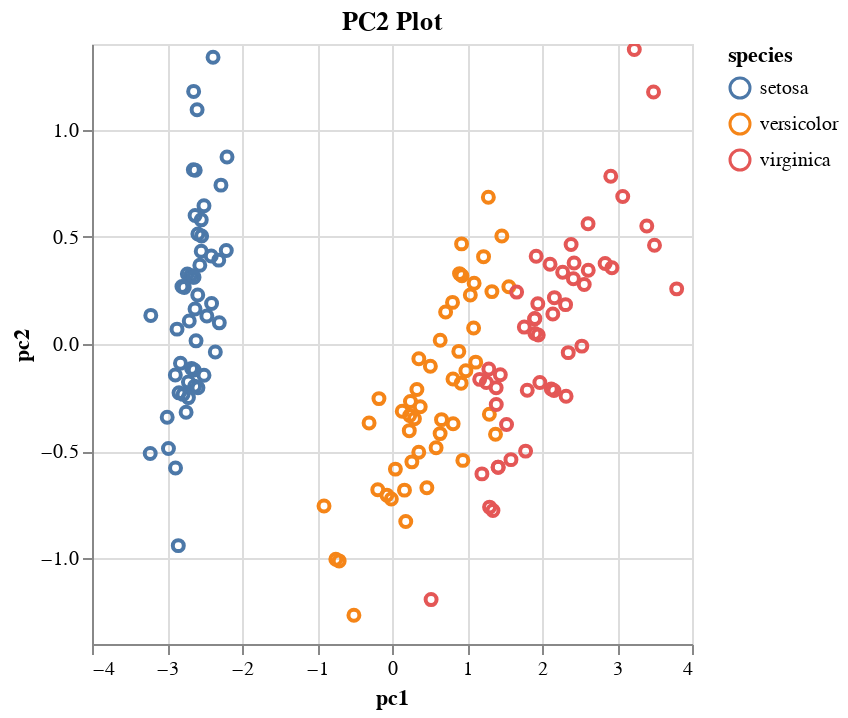

Notebook code for this chart:
### Code cell
dia = DIA(df)
dia.plot_pca(
    pl.all().exclude("species"), 
    by = "species",
    dim = 2
).interactive()

### Figure 1 — Vega specification as saved in the notebook (floating-point values rounded to 4 significant figures; data arrays with more than 128 entries replaced by an {"elided": "..."} marker saying what was removed)
{"$schema": "https://vega.github.io/schema/vega/v5.json", "data": [{"name": "param_3_store"}, {"name": "param_4_store"}, {"name": "source_0", "values": {"elided": "150 records"}}, {"name": "source_0_x_domain_pc1", "values": [{"min": -3.224, "max": 3.796}]}, {"name": "source_0_y_domain_pc2", "values": [{"min": -1.266, "max": 1.374}]}, {"name": "source_0_color_domain_species", "values": [{"species": "setosa"}, {"species": "versicolor"}, {"species": "virginica"}]}], "signals": [{"name": "unit", "value": {}, "on": [{"events": "pointermove", "update": "isTuple(group()) ? group() : unit"}]}, {"name": "param_3_species_legend", "value": null, "on": [{"events": [{"source": "view", "markname": "species_legend_symbols", "type": "click"}, {"source": "view", "markname": "species_legend_labels", "type": "click"}, {"source": "view", "markname": "species_legend_entries", "type": "click"}], "update": "isDefined(datum.value) ? datum.value : item().items[0].items[0].datum.value", "force": true}, {"events": [{"source": "view", "type": "click"}], "update": "!event.item || !datum ? null : param_3_species_legend", "force": true}]}, {"name": "param_3", "update": "vlSelectionResolve(\"param_3_store\", \"union\", true, true)"}, {"name": "param_4", "update": "vlSelectionResolve(\"param_4_store\", \"union\")"}, {"name": "param_3_tuple", "update": "param_3_species_legend !== null ? {fields: param_3_tuple_fields, values: [param_3_species_legend]} : null"}, {"name": "param_3_tuple_fields", "value": [{"type": "E", "field": "species"}]}, {"name": "param_3_toggle", "value": false, "on": [{"events": {"merge": [{"source": "view", "type": "click"}]}, "update": "event.shiftKey"}]}, {"name": "param_3_modify", "on": [{"events": {"signal": "param_3_tuple"}, "update": "modify(\"param_3_store\", param_3_toggle ? null : param_3_tuple, param_3_toggle ? null : true, param_3_toggle ? param_3_tuple : null)"}]}, {"name": "param_4_pc1", "on": [{"events": [{"source": "view", "type": "dblclick"}], "update": "null"}, {"events": {"signal": "param_4_translate_delta"}, "update": "panLinear(param_4_translate_anchor.extent_x, -param_4_translate_delta.x / width)"}, {"events": {"signal": "param_4_zoom_delta"}, "update": "zoomLinear(domain(\"x\"), param_4_zoom_anchor.x, param_4_zoom_delta)"}]}, {"name": "param_4_pc2", "on": [{"events": [{"source": "view", "type": "dblclick"}], "update": "null"}, {"events": {"signal": "param_4_translate_delta"}, "update": "panLinear(param_4_translate_anchor.extent_y, param_4_translate_delta.y / height)"}, {"events": {"signal": "param_4_zoom_delta"}, "update": "zoomLinear(domain(\"y\"), param_4_zoom_anchor.y, param_4_zoom_delta)"}]}, {"name": "param_4_tuple", "on": [{"events": [{"signal": "param_4_pc1 || param_4_pc2"}], "update": "param_4_pc1 && param_4_pc2 ? {unit: \"\", fields: param_4_tuple_fields, values: [param_4_pc1,param_4_pc2]} : null"}]}, {"name": "param_4_tuple_fields", "value": [{"field": "pc1", "channel": "x", "type": "R"}, {"field": "pc2", "channel": "y", "type": "R"}]}, {"name": "param_4_translate_anchor", "value": {}, "on": [{"events": [{"source": "scope", "type": "pointerdown"}], "update": "{x: x(unit), y: y(unit), extent_x: domain(\"x\"), extent_y: domain(\"y\")}"}]}, {"name": "param_4_translate_delta", "value": {}, "on": [{"events": [{"source": "window", "between": [{"source": "scope", "type": "pointerdown"}, {"source": "window", "type": "pointerup"}], "consume": true, "type": "pointermove"}], "update": "{x: param_4_translate_anchor.x - x(unit), y: param_4_translate_anchor.y - y(unit)}"}]}, {"name": "param_4_zoom_anchor", "on": [{"events": [{"source": "scope", "type": "wheel", "consume": true}], "update": "{x: invert(\"x\", x(unit)), y: invert(\"y\", y(unit))}"}]}, {"name": "param_4_zoom_delta", "on": [{"events": [{"source": "scope", "type": "wheel", "consume": true}], "update": "pow(1.001, event.deltaY * pow(16, event.deltaMode))", "force": true}]}, {"name": "param_4_modify", "on": [{"events": {"signal": "param_4_tuple"}, "update": "modify(\"param_4_store\", param_4_tuple, true)"}]}], "marks": [{"type": "symbol", "name": "marks", "from": {"data": "source_0"}, "encode": {"update": {"opacity": [{"value": 1, "test": "!length(data(\"param_3_store\")) || vlSelectionTest(\"param_3_store\", datum)"}, {"value": 0.1}], "stroke": {"field": "species", "scale": "color"}, "fill": {"value": "transparent"}, "x": {"field": "pc1", "scale": "x"}, "y": {"field": "pc2", "scale": "y"}}}, "clip": true, "style": ["point"], "interactive": true}], "scales": [{"name": "x", "type": "linear", "domain": [{"signal": "(data(\"source_0_x_domain_pc1\")[0] || {}).min"}, {"signal": "(data(\"source_0_x_domain_pc1\")[0] || {}).max"}], "range": [0, {"signal": "width"}], "nice": true, "zero": true, "domainRaw": {"signal": "param_4[\"pc1\"]"}}, {"name": "y", "type": "linear", "domain": [{"signal": "(data(\"source_0_y_domain_pc2\")[0] || {}).min"}, {"signal": "(data(\"source_0_y_domain_pc2\")[0] || {}).max"}], "range": [{"signal": "height"}, 0], "nice": true, "zero": true, "domainRaw": {"signal": "param_4[\"pc2\"]"}}, {"name": "color", "type": "ordinal", "domain": {"data": "source_0_color_domain_species", "field": "species", "sort": true}, "range": "category"}], "axes": [{"scale": "x", "maxExtent": 0, "domain": false, "ticks": false, "labels": false, "grid": true, "gridScale": "y", "zindex": 0, "minExtent": 0, "tickCount": {"signal": "ceil(width/40)"}, "aria": false, "orient": "bottom"}, {"scale": "y", "aria": false, "domain": false, "zindex": 0, "grid": true, "orient": "left", "ticks": false, "labels": false, "gridScale": "x", "maxExtent": 0, "minExtent": 0, "tickCount": {"signal": "ceil(height/40)"}}, {"scale": "x", "orient": "bottom", "labelOverlap": true, "tickCount": {"signal": "ceil(width/40)"}, "labelFlush": true, "zindex": 0, "grid": false, "title": "pc1"}, {"scale": "y", "zindex": 0, "labelOverlap": true, "title": "pc2", "orient": "left", "grid": false, "tickCount": {"signal": "ceil(height/40)"}}], "title": {"text": "PC2 Plot", "frame": "group"}, "legends": [{"stroke": "color", "symbolType": "circle", "title": "species", "encode": {"labels": {"name": "species_legend_labels", "interactive": true, "update": {"opacity": [{"test": "(!length(data(\"param_3_store\")) || (param_3[\"species\"] && indexof(param_3[\"species\"], datum.value) >= 0))", "value": 1}, {"value": 0.35}]}}, "symbols": {"name": "species_legend_symbols", "interactive": true, "update": {"fill": {"value": "transparent"}, "opacity": [{"test": "(!length(data(\"param_3_store\")) || (param_3[\"species\"] && indexof(param_3[\"species\"], datum.value) >= 0))", "value": 1}, {"value": 0.35}]}}, "entries": {"name": "species_legend_entries", "interactive": true, "update": {"fill": {"value": "transparent"}}}}}], "background": "white", "padding": 5, "style": "cell", "width": 300, "height": 300}
